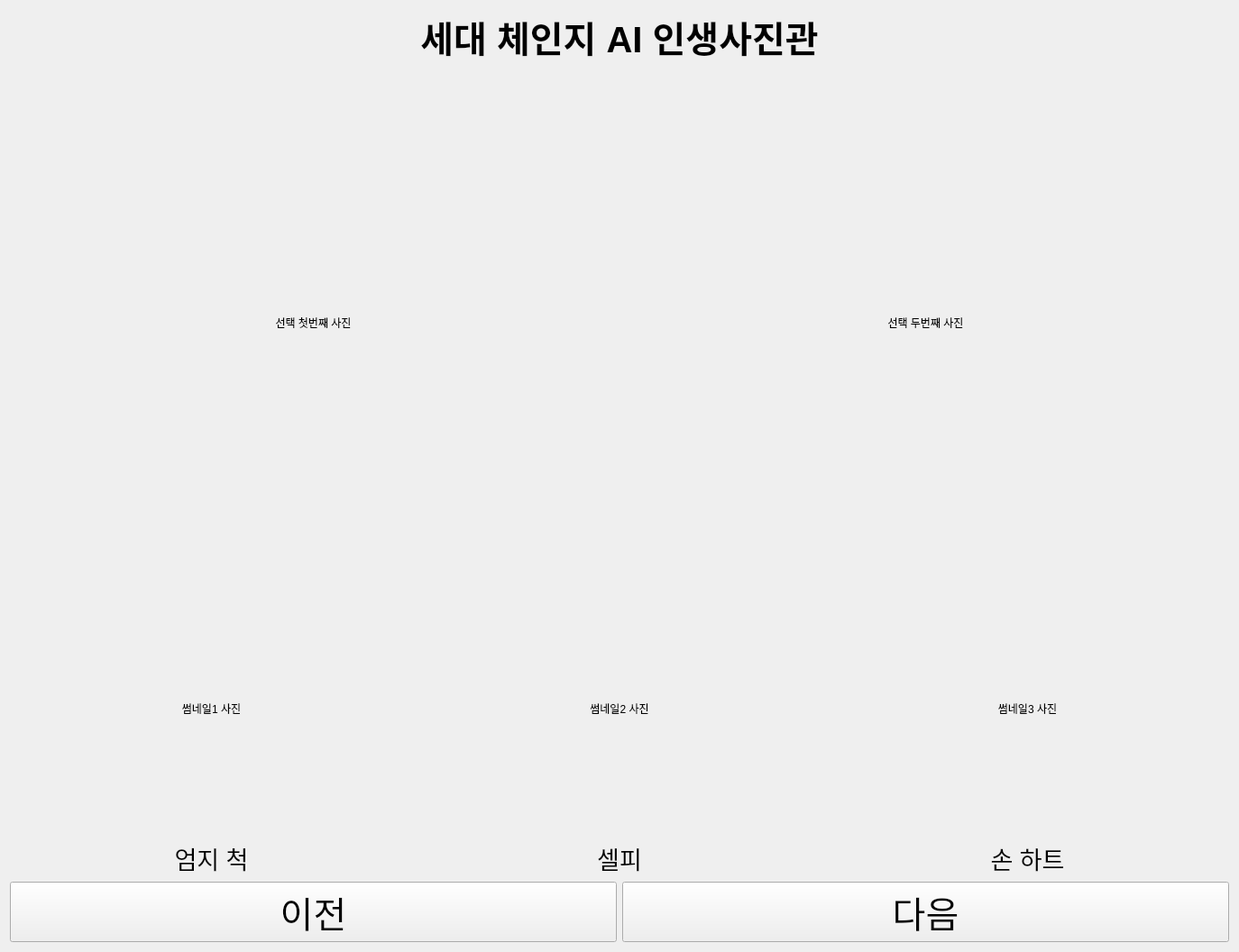
<?xml version="1.0" encoding="UTF-8"?>
<ui version="4.0">
 <class>Form</class>
 <widget class="QWidget" name="Form">
  <property name="geometry">
   <rect>
    <x>0</x>
    <y>0</y>
    <width>1374</width>
    <height>1056</height>
   </rect>
  </property>
  <property name="windowTitle">
   <string>Form</string>
  </property>
  <layout class="QGridLayout" name="gridLayout" rowstretch="0,1,0,0">
   <item row="0" column="0" colspan="2">
    <widget class="QLabel" name="label">
     <property name="font">
      <font>
       <pointsize>30</pointsize>
       <weight>75</weight>
       <bold>true</bold>
      </font>
     </property>
     <property name="text">
      <string>세대 체인지 AI 인생사진관</string>
     </property>
     <property name="alignment">
      <set>Qt::AlignCenter</set>
     </property>
    </widget>
   </item>
   <item row="1" column="0" colspan="2">
    <layout class="QHBoxLayout" name="horizontalLayout">
     <item>
      <widget class="ClickableLabel" name="sel_1">
       <property name="minimumSize">
        <size>
         <width>640</width>
         <height>280</height>
        </size>
       </property>
       <property name="text">
        <string>선택 첫번째 사진</string>
       </property>
       <property name="alignment">
        <set>Qt::AlignCenter</set>
       </property>
      </widget>
     </item>
     <item>
      <widget class="ClickableLabel" name="sel_2">
       <property name="sizePolicy">
        <sizepolicy hsizetype="Preferred" vsizetype="Preferred">
         <horstretch>0</horstretch>
         <verstretch>0</verstretch>
        </sizepolicy>
       </property>
       <property name="minimumSize">
        <size>
         <width>640</width>
         <height>280</height>
        </size>
       </property>
       <property name="text">
        <string>선택 두번째 사진</string>
       </property>
       <property name="alignment">
        <set>Qt::AlignCenter</set>
       </property>
      </widget>
     </item>
    </layout>
   </item>
   <item row="2" column="0" colspan="2">
    <layout class="QHBoxLayout" name="horizontalLayout_2">
     <item>
      <layout class="QVBoxLayout" name="verticalLayout_2">
       <item>
        <widget class="ClickableLabel" name="thumb_1">
         <property name="minimumSize">
          <size>
           <width>320</width>
           <height>280</height>
          </size>
         </property>
         <property name="text">
          <string>썸네일1 사진</string>
         </property>
         <property name="alignment">
          <set>Qt::AlignCenter</set>
         </property>
        </widget>
       </item>
       <item>
        <widget class="QLabel" name="label_5">
         <property name="minimumSize">
          <size>
           <width>0</width>
           <height>40</height>
          </size>
         </property>
         <property name="font">
          <font>
           <pointsize>20</pointsize>
          </font>
         </property>
         <property name="text">
          <string>엄지 척</string>
         </property>
         <property name="alignment">
          <set>Qt::AlignCenter</set>
         </property>
        </widget>
       </item>
      </layout>
     </item>
     <item>
      <layout class="QVBoxLayout" name="verticalLayout_3">
       <item>
        <widget class="ClickableLabel" name="thumb_2">
         <property name="minimumSize">
          <size>
           <width>320</width>
           <height>280</height>
          </size>
         </property>
         <property name="text">
          <string>썸네일2 사진</string>
         </property>
         <property name="alignment">
          <set>Qt::AlignCenter</set>
         </property>
        </widget>
       </item>
       <item>
        <widget class="QLabel" name="label_7">
         <property name="font">
          <font>
           <pointsize>20</pointsize>
          </font>
         </property>
         <property name="text">
          <string>셀피</string>
         </property>
         <property name="alignment">
          <set>Qt::AlignCenter</set>
         </property>
        </widget>
       </item>
      </layout>
     </item>
     <item>
      <layout class="QVBoxLayout" name="verticalLayout_4">
       <item>
        <widget class="ClickableLabel" name="thumb_3">
         <property name="minimumSize">
          <size>
           <width>320</width>
           <height>280</height>
          </size>
         </property>
         <property name="text">
          <string>썸네일3 사진</string>
         </property>
         <property name="alignment">
          <set>Qt::AlignCenter</set>
         </property>
        </widget>
       </item>
       <item>
        <widget class="QLabel" name="label_9">
         <property name="font">
          <font>
           <pointsize>20</pointsize>
          </font>
         </property>
         <property name="text">
          <string>손 하트</string>
         </property>
         <property name="alignment">
          <set>Qt::AlignCenter</set>
         </property>
        </widget>
       </item>
      </layout>
     </item>
    </layout>
   </item>
   <item row="3" column="0">
    <widget class="QPushButton" name="btn_back">
     <property name="minimumSize">
      <size>
       <width>200</width>
       <height>60</height>
      </size>
     </property>
     <property name="font">
      <font>
       <pointsize>30</pointsize>
      </font>
     </property>
     <property name="text">
      <string>이전</string>
     </property>
    </widget>
   </item>
   <item row="3" column="1">
    <widget class="QPushButton" name="btn_next">
     <property name="minimumSize">
      <size>
       <width>200</width>
       <height>60</height>
      </size>
     </property>
     <property name="font">
      <font>
       <pointsize>30</pointsize>
      </font>
     </property>
     <property name="text">
      <string>다음</string>
     </property>
    </widget>
   </item>
  </layout>
 </widget>
 <customwidgets>
  <customwidget>
   <class>ClickableLabel</class>
   <extends>QLabel</extends>
   <header>clickable_label.h</header>
  </customwidget>
 </customwidgets>
 <resources/>
 <connections/>
</ui>
